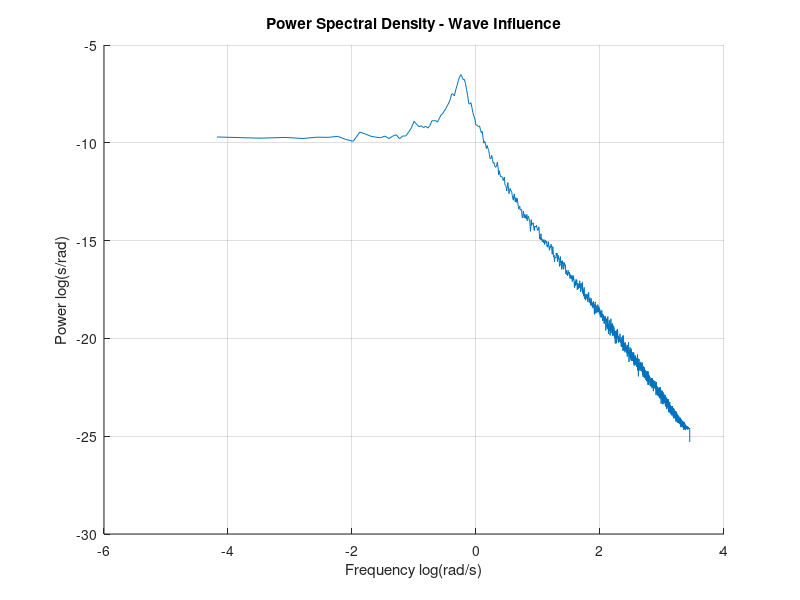

Write MATLAB code to recreate this figure.
clear;


K_w_model = 0.0181 * 2^4 / 0.8913 * 1.3;
lambda_model = 0.1;
w0_model = 0.7823;

%sim('psi_w_new_model.slx');


clear;

load wave.mat;
sampl_freq = 10; % Hz
window_size = 4096;
TWOPI = 2 * pi;

% Compute Power Spectral Density
[pxx, f] = pwelch(psi_w(2,:) .* pi/180, window_size, [],[], sampl_freq);

w = f .* TWOPI;

% Find the peak height and location
pxx_max = log(max(pxx./TWOPI));
%w0 = w(pxx_max_index);

%lambda = 0.1;
%K_w = 2 * lambda * w0 * sqrt(pxx_max);

% Compute Analytical Power Spectral Density
%sxx = K_w^2 * w.^2 ./ ((w0^2 - w.^2).^2 + (2 * lambda^2 * w0 .* w).^2);


% Plot pxx vs. f in a double log plot
hold on;
%plot(log(w), log(sxx./TWOPI));
plot(log(f.*TWOPI), log(pxx./TWOPI));
grid on;
title('Power Spectral Density - Wave Influence');
xlabel('Frequency log(rad/s)');
ylabel('Power log(s/rad)');

